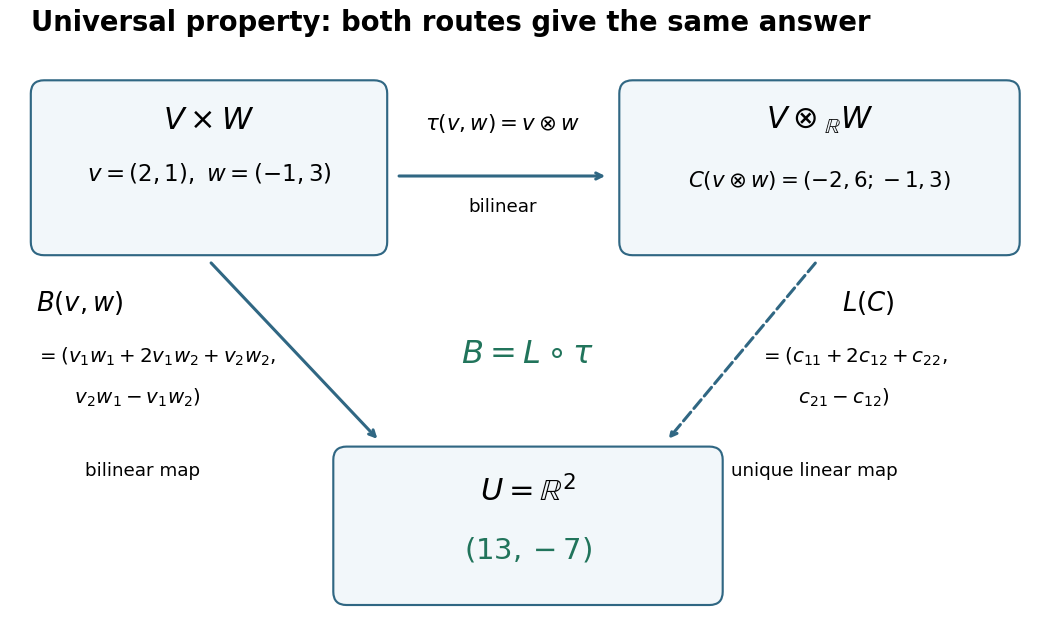

The Python source for this figure:
"""Draw an explicit tensor universal-property diagram.

Tested with Python 3.14, matplotlib 3.10.7, numpy 2.3.5.
Run from _media; output has this script's basename in the current directory.
"""
from pathlib import Path
import matplotlib.pyplot as plt
from matplotlib.patches import FancyBboxPatch


def main():
    fig, ax = plt.subplots(figsize=(9.6, 5.8), dpi=110, facecolor='white')
    ax.set(xlim=(0, 9.6), ylim=(0, 5.8))
    ax.axis('off')
    ax.text(.28, 5.52, 'Universal property: both routes give the same answer', fontsize=18, weight='bold')
    boxes = [(0.4, 3.6, 3.0, 1.35), (5.75, 3.6, 3.4, 1.35), (3.15, .42, 3.3, 1.2)]
    for x, y, w, h in boxes:
        ax.add_patch(FancyBboxPatch((x, y), w, h, boxstyle='round,pad=0.12', linewidth=1.4, edgecolor='#306783', facecolor='#f2f7fa'))
    ax.text(1.9, 4.63, r'$V\times W$', ha='center', fontsize=20)
    ax.text(1.9, 4.15, r'$v=(2,1),\ w=(-1,3)$', ha='center', fontsize=15)
    ax.text(7.45, 4.63, r'$V\otimes_{\mathbb{R}}W$', ha='center', fontsize=20)
    ax.text(7.45, 4.1, r'$C(v\otimes w)=(-2,6;-1,3)$', ha='center', fontsize=14)
    ax.text(4.8, 1.24, r'$U=\mathbb{R}^2$', ha='center', fontsize=20)
    ax.text(4.8, .72, r'$(13,-7)$', ha='center', fontsize=19, color='#21745b')
    for start, end, dashed in [((3.6, 4.2), (5.53, 4.2), False), ((1.9, 3.43), (3.45, 1.79), False), ((7.43, 3.43), (6.06, 1.79), True)]:
        ax.annotate('', xy=end, xytext=start, arrowprops={'arrowstyle':'->', 'lw':2.0, 'color':'#306783', 'linestyle':'--' if dashed else '-'})
    ax.text(4.57, 4.62, r'$\tau(v,w)=v\otimes w$', fontsize=14, ha='center')
    ax.text(4.57, 3.87, 'bilinear', fontsize=12, ha='center')
    ax.text(.33, 2.97, r'$B(v,w)$', fontsize=17)
    ax.text(.33, 2.50, r'$=(v_1w_1+2v_1w_2+v_2w_2,$', fontsize=13)
    ax.text(.33, 2.13, r'$\qquad v_2w_1-v_1w_2)$', fontsize=13)
    ax.text(7.65, 2.97, r'$L(C)$', fontsize=17)
    ax.text(6.91, 2.50, r'$=(c_{11}+2c_{12}+c_{22},$' , fontsize=13)
    ax.text(6.91, 2.13, r'$\qquad c_{21}-c_{12})$', fontsize=13)
    ax.text(4.8, 2.50, r'$B=L\circ\tau$', fontsize=21, ha='center', color='#21745b')
    ax.text(7.4, 1.47, 'unique linear map', fontsize=12, ha='center')
    ax.text(1.3, 1.47, 'bilinear map', fontsize=12, ha='center')
    fig.subplots_adjust(left=0, right=1, bottom=0, top=1)
    fig.savefig(Path.cwd() / (Path(__file__).stem + '.png'), facecolor='white', transparent=False)
    plt.close(fig)

if __name__ == '__main__':
    main()
